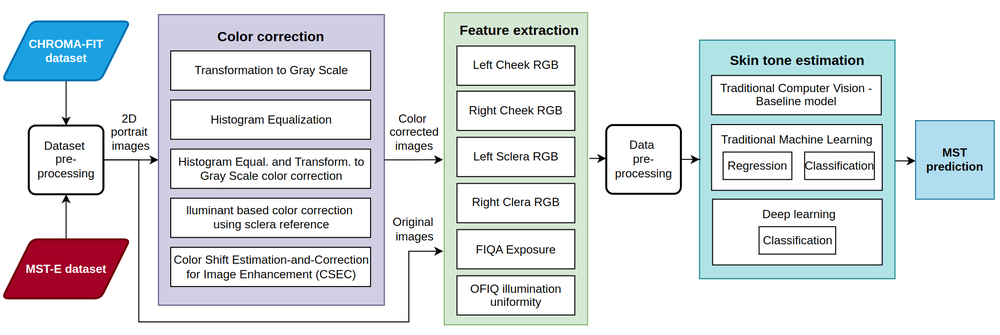
#> input picture images/Main_methodology.png, 1000 x 335 px, shrunk from 2062 x 691 before the run; its folder holds only this picture in this run
$ python -i baseline_utils.py   (imports and definitions only)
#> lines starting #> are read from the running program, lines starting #| are printed output that depends on the picture; after the words box and inside, x2 and y2 are one past the last pixel; in counts of white or black regions, pixels touching at a corner belong together
import cv2
import numpy as np
import random
import os
import matplotlib.pyplot as plt
from PIL import Image
import math
from collections import defaultdict
from sklearn.cluster import KMeans
import json
from collections import Counter
import sys

sys.path.append("/home/dasec-notebook/Thesis/OFIQ-Project/python")

from ofiq_zmq import OfiqZmq


left_cheek_indices = [0, 1, 2, 3, 4, 5, 6]
right_cheek_indices = [26, 27, 28, 29, 30, 31, 32]
left_nose_indices = [55, 56]
right_nose_indices = [58, 59]
left_mouth_indices = [76, 77, 87]
right_mouth_indices = [81, 82, 83]
lower_nose_indices = [56, 57, 58]
left_eye_indices = [60, 61, 62, 63, 64, 65, 66, 67, 96]
right_eye_indices = [68, 69, 70, 71, 72, 73, 74, 75, 97]
middle_nose_indices = [52, 53]


# [25 lines left out: function image_crop, not called in this run]


def is_indoor(image_path):
    """Check if an image is taken indoors based on color segmentation.

    Args:
        image_path (str): The path to the image.

    Returns:
        bool: True if the image is taken indoors, False otherwise.
    """
#> called with image_path = '../images/Main_methodology.png'
    image = cv2.imread(image_path)
#> image is the input picture: shape (335, 1000, 3); mean B, G, R 230.2, 227.6, 223.6
    hsv_image = cv2.cvtColor(image, cv2.COLOR_BGR2HSV)
#> hsv_image: shape (335, 1000, 3); mean H, S, V 30.8, 21, 234.7

    grey_lower = np.array([0, 0, 70])
    grey_upper = np.array([180, 30, 220])

    # Green/Blue (outdoor) ranges in HSV
    green_lower = np.array([35, 50, 50])
    green_upper = np.array([85, 255, 255])
    blue_lower = np.array([90, 50, 50])
    blue_upper = np.array([130, 255, 255])

    grey_mask = cv2.inRange(hsv_image, grey_lower, grey_upper)
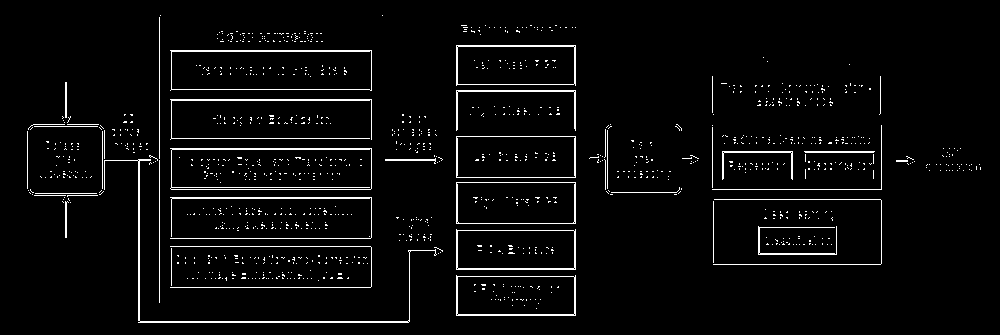
#> grey_mask: shape (335, 1000); 3.7% white in thin lines or dots, all inside (x1, y1, x2, y2) = (27, 15, 981, 323)
    green_mask = cv2.inRange(hsv_image, green_lower, green_upper)
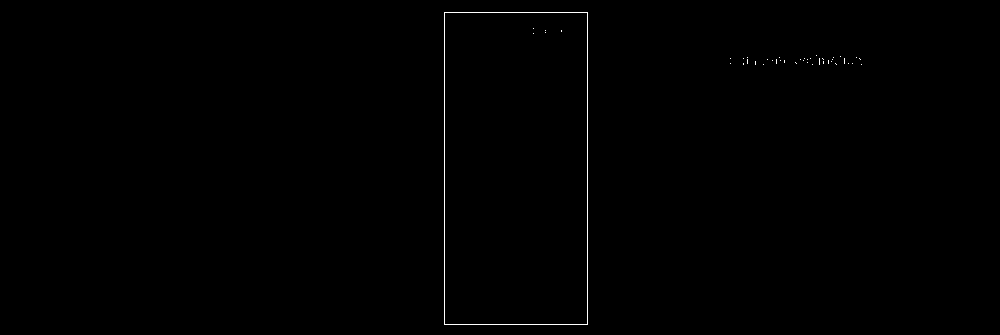
#> green_mask: shape (335, 1000); 0.29% white in thin lines or dots, all inside (x1, y1, x2, y2) = (444, 12, 862, 325)
    blue_mask = cv2.inRange(hsv_image, blue_lower, blue_upper)
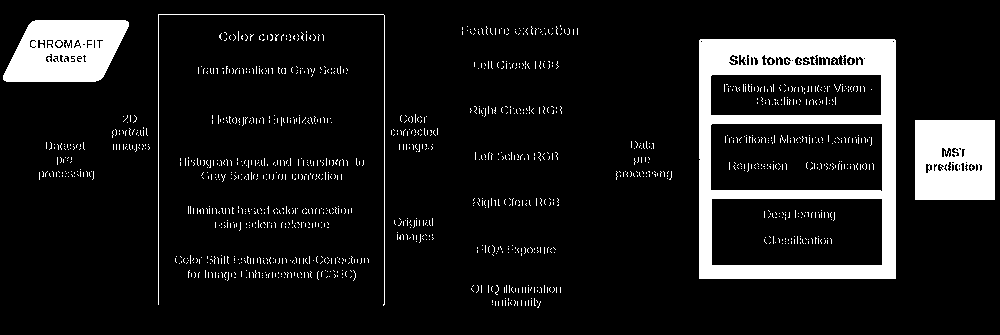
#> blue_mask: shape (335, 1000); 10.5% white; 1334 white regions (1330 under 20 px), largest, box (x1, y1, x2, y2) and area: (699, 39, 896, 279) 17327, (915, 120, 995, 200) 6089, (3, 20, 129, 82) 5909, (158, 14, 385, 306) 808

    # Calculate the proportion of each mask in the image
    grey_ratio = np.sum(grey_mask) / (100 * 100)
#> grey_ratio = 318.6
    green_ratio = np.sum(green_mask) / (100 * 100)
#> green_ratio = 25.19
    blue_ratio = np.sum(blue_mask) / (100 * 100)
#> blue_ratio = 898.3

    # Classify as indoor if grey area is very high and green/blue are minimal
    if grey_ratio > 0.7 and green_ratio < 0.1 and blue_ratio < 0.1:
        return True  # Indoor
    else:
        return False  # Outdoor


# [589 lines left out: functions extract_cheek_patches, draw_rectangles_on_image, image_with_rect, get_random_image_paths, display_images, calculate_patch_avg_color and 12 more, not called in this run]

>>> result = is_indoor('../images/Main_methodology.png')
